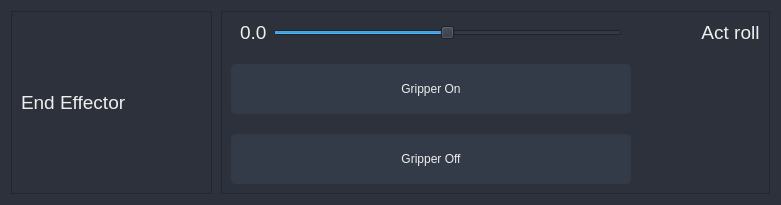
                     <widget class="QFrame" name="frame_joint_seg7_row">
                      <property name="minimumSize">
                       <size>
                        <width>0</width>
                        <height>0</height>
                       </size>
                      </property>
                      <property name="maximumSize">
                       <size>
                        <width>16777215</width>
                        <height>16777215</height>
                       </size>
                      </property>
                      <property name="styleSheet">
                       <string notr="true">background-color: rgb(44, 49, 60);</string>
                      </property>
                      <property name="frameShape">
                       <enum>QFrame::NoFrame</enum>
                      </property>
                      <property name="frameShadow">
                       <enum>QFrame::Plain</enum>
                      </property>
                      <layout class="QHBoxLayout" name="horizontalLayout_12">
                       <property name="spacing">
                        <number>9</number>
                       </property>
                       <item>
                        <widget class="QFrame" name="frame_joint_seg1_ID_7">
                         <property name="minimumSize">
                          <size>
                           <width>201</width>
                           <height>0</height>
                          </size>
                         </property>
                         <property name="maximumSize">
                          <size>
                           <width>156</width>
                           <height>16777215</height>
                          </size>
                         </property>
                         <property name="frameShape">
                          <enum>QFrame::StyledPanel</enum>
                         </property>
                         <property name="frameShadow">
                          <enum>QFrame::Raised</enum>
                         </property>
                         <layout class="QHBoxLayout" name="horizontalLayout_33">
                          <property name="topMargin">
                           <number>0</number>
                          </property>
                          <property name="rightMargin">
                           <number>9</number>
                          </property>
                          <property name="bottomMargin">
                           <number>0</number>
                          </property>
                          <item>
                           <widget class="QLabel" name="label_24">
                            <property name="minimumSize">
                             <size>
                              <width>0</width>
                              <height>0</height>
                             </size>
                            </property>
                            <property name="font">
                             <font>
                              <pointsize>14</pointsize>
                             </font>
                            </property>
                            <property name="styleSheet">
                             <string notr="true">color: rgb(238, 238, 236);</string>
                            </property>
                            <property name="text">
                             <string>End Effector</string>
                            </property>
                           </widget>
                          </item>
                         </layout>
                        </widget>
                       </item>
                       <item>
                        <widget class="QFrame" name="frame_joints_seg1_7">
                         <property name="frameShape">
                          <enum>QFrame::StyledPanel</enum>
                         </property>
                         <property name="frameShadow">
                          <enum>QFrame::Raised</enum>
                         </property>
                         <layout class="QGridLayout" name="gridLayout_9">
                          <property name="horizontalSpacing">
                           <number>70</number>
                          </property>
                          <property name="verticalSpacing">
                           <number>20</number>
                          </property>
                          <item row="1" column="1">
                           <widget class="QPushButton" name="Button_GripperOn">
                            <property name="minimumSize">
                             <size>
                              <width>400</width>
                              <height>50</height>
                             </size>
                            </property>
                            <property name="maximumSize">
                             <size>
                              <width>400</width>
                              <height>16777215</height>
                             </size>
                            </property>
                            <property name="styleSheet">
                             <string notr="true">QPushButton {
	color: rgb(238, 238, 236);
	border: 2px solid rgb(52, 59, 72);
	border-radius: 5px;	
	background-color: rgb(52, 59, 72);
}
QPushButton:hover {
	background-color: rgb(57, 65, 80);
	border: 2px solid rgb(61, 70, 86);
}
QPushButton:pressed {	
	background-color: rgb(35, 40, 49);
	border: 2px solid rgb(43, 50, 61);
}</string>
                            </property>
                            <property name="text">
                             <string>Gripper On</string>
                            </property>
                           </widget>
                          </item>
                          <item row="0" column="2">
                           <widget class="QLabel" name="Label_Seg7_ActRoll">
                            <property name="font">
                             <font>
                              <pointsize>14</pointsize>
                             </font>
                            </property>
                            <property name="layoutDirection">
                             <enum>Qt::LeftToRight</enum>
                            </property>
                            <property name="styleSheet">
                             <string notr="true">color: rgb(238, 238, 236);</string>
                            </property>
                            <property name="text">
                             <string>Act roll</string>
                            </property>
                            <property name="alignment">
                             <set>Qt::AlignCenter</set>
                            </property>
                           </widget>
                          </item>
                          <item row="0" column="1">
                           <widget class="QFrame" name="frame_joint_seg1_setRoll_7">
                            <property name="minimumSize">
                             <size>
                              <width>0</width>
                              <height>0</height>
                             </size>
                            </property>
                            <property name="maximumSize">
                             <size>
                              <width>500</width>
                              <height>16777215</height>
                             </size>
                            </property>
                            <property name="frameShape">
                             <enum>QFrame::NoFrame</enum>
                            </property>
                            <property name="frameShadow">
                             <enum>QFrame::Plain</enum>
                            </property>
                            <layout class="QHBoxLayout" name="horizontalLayout_34">
                             <property name="topMargin">
                              <number>0</number>
                             </property>
                             <property name="bottomMargin">
                              <number>0</number>
                             </property>
                             <item>
                              <widget class="QLabel" name="label_seg1_setRoll_slider_7">
                               <property name="font">
                                <font>
                                 <pointsize>14</pointsize>
                                </font>
                               </property>
                               <property name="styleSheet">
                                <string notr="true">color: rgb(238, 238, 236);</string>
                               </property>
                               <property name="text">
                                <string>0.0</string>
                               </property>
                              </widget>
                             </item>
                             <item>
                              <widget class="QSlider" name="slider_seg1_setRoll_7">
                               <property name="maximumSize">
                                <size>
                                 <width>16777215</width>
                                 <height>16777215</height>
                                </size>
                               </property>
                               <property name="minimum">
                                <number>-20</number>
                               </property>
                               <property name="maximum">
                                <number>20</number>
                               </property>
                               <property name="orientation">
                                <enum>Qt::Horizontal</enum>
                               </property>
                              </widget>
                             </item>
                            </layout>
                           </widget>
                          </item>
                          <item row="2" column="1">
                           <widget class="QPushButton" name="Button_GripperOff">
                            <property name="minimumSize">
                             <size>
                              <width>400</width>
                              <height>50</height>
                             </size>
                            </property>
                            <property name="maximumSize">
                             <size>
                              <width>16777215</width>
                              <height>50</height>
                             </size>
                            </property>
                            <property name="styleSheet">
                             <string notr="true">QPushButton {
	color: rgb(238, 238, 236);
	border: 2px solid rgb(52, 59, 72);
	border-radius: 5px;	
	background-color: rgb(52, 59, 72);
}
QPushButton:hover {
	background-color: rgb(57, 65, 80);
	border: 2px solid rgb(61, 70, 86);
}
QPushButton:pressed {	
	background-color: rgb(35, 40, 49);
	border: 2px solid rgb(43, 50, 61);
}</string>
                            </property>
                            <property name="text">
                             <string>Gripper Off</string>
                            </property>
                           </widget>
                          </item>
                         </layout>
                        </widget>
                       </item>
                      </layout>
                     </widget>
